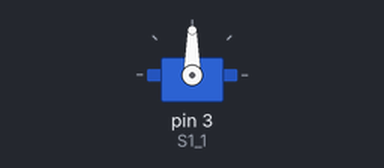
The sketch below on a simulated Arduino Uno, built with avr-gcc and run on an emulated ATmega328P. On the bench: servo. At 18.0 s the program stops and its outputs stay as they are.

Above: at 0.1 s.
At 3.1 s:
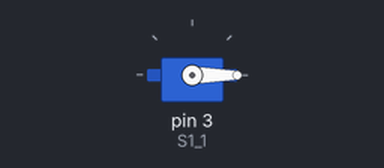
Timing chart, 0 to 4.6 s (numbered marks = the images above):
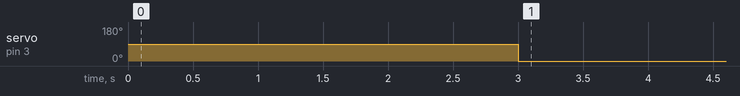

Measured:
- by itself, servo on pin 3 (S1_1): 90° → 0° at 3.0 s

The sketch:

servo_test.ino
```cpp
#define S1_1 3 // Servo 1 PWM OUTPUT

#define AIRBRAKE_SERVO_MIN -1 // TODO probably ~40
#define AIRBRAKE_SERVO_MAX -1 // TODO probably ~80

#include <Servo.h>
#include <Wire.h>

Servo servo;

void setup() {
  servo.attach(S1_1);

  while (true) {
    delay(3000);
    set_airbrake_extension(0);
    delay(3000);
    set_airbrake_extension(1);
  }
}

void loop() {}

void set_airbrake_extension(float e) {
  int position = (int)(AIRBRAKE_SERVO_MIN +
      (AIRBRAKE_SERVO_MAX - AIRBRAKE_SERVO_MIN) * e);
  servo.write(position);
}
```
